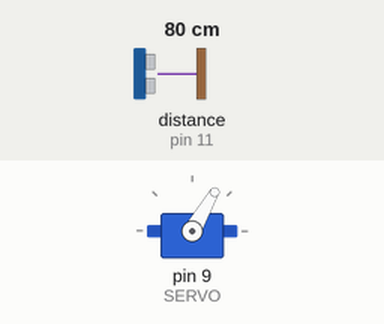
Bench run of a sketch on a simulated Arduino Uno, built with avr-gcc and run on an emulated ATmega328P. Parts: servo. Inputs (shaded band) come from the test bench; at power-on: distance to the obstacle (sensor on pin 11) 80 cm. The echo pulse lasts 58.3 µs per cm.

Above: at 2.8 s.
2.9 s: distance to the obstacle (sensor on pin 11) set to 21 cm
4.4 s: distance to the obstacle (sensor on pin 11) set to 18 cm
At 5.1 s:
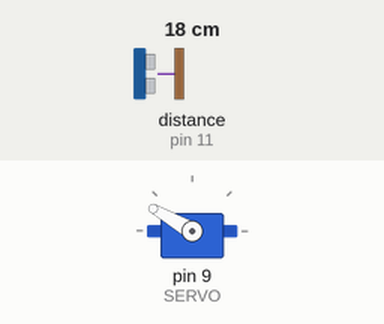
Timing chart, 0 to 10.9 s (numbered marks = the images above; inputs shaded):
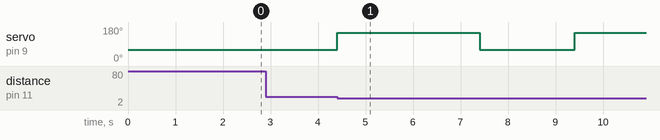

The sketch:

arduino.ino
```cpp
/*
  Title:        APSC 101 U-1 Module 5 Arduino Program Template
  Date:         Jan 5th, 2023
  Description:  This template includes all necessary headers for the arduino headers, as well as the setup.
                To configure your arduino, see the schematic.pdf or device_connection.png located at the root of this repository.
                Only modify the loop() part of this program. Add new functions as necessary. DO NOT MODIFY THE TEMPLATE.
                Please create a new file to make edits.
 */

#include <NewPing.h>      //NewPing library for ultrasonic sensor
#include <Servo.h>        //servo library for servo motor

Servo myservo;            //create servo object to control servo motor

//Ultrasonic definitions
#define ULTRASONIC_GND      10
#define ULTRASONIC_ECHO     11
#define ULTRASONIC_TRIGGER  12
#define ULTRASONIC_VCC      13
#define MAX_DISTANCE        200                                   //maximum distance set to 200 cm
NewPing sonar(ULTRASONIC_TRIGGER, ULTRASONIC_ECHO, MAX_DISTANCE); //initialize NewPing

//Servo Pin definitions
#define SERVO 9

//Switch Pin definitions
#define SWITCH 8

#define Close 150
#define Open 60

void setup() {
  //Serial Debug Setup
  Serial.begin(9600);

  //Ultrasonic Setup
  pinMode(ULTRASONIC_ECHO, INPUT);
  pinMode(ULTRASONIC_TRIGGER, OUTPUT);
  pinMode(ULTRASONIC_GND, OUTPUT);
  pinMode(ULTRASONIC_VCC, OUTPUT);
  digitalWrite(ULTRASONIC_GND,LOW);
  digitalWrite(ULTRASONIC_VCC, HIGH);

  //Servo Motor Setup
  myservo.attach(SERVO);

  //Switch Setup
  pinMode(SWITCH, INPUT);
}

void loop() {
  int val = 1;

  myservo.write(Open);             //Opne and close values are defined above and can be changed to the desired servo motor angles
  delay(2000);

  while (val == 1) {
    int distance = sonar.ping_cm();
    if (distance < 20) {         //distance (7) can be changed to the desired sensor height
      val = 0;
    }
  }

  myservo.write(Close);
  delay(3000);                                  //Delay before opening again can be extended or shortened


}
```

Measured:
- the behaviour switches between 20 and 19 cm on distance to the obstacle (sensor on pin 11) (found by bisection; images 0 and 1)
- after the input at 2.9 s, every drawn part: stays the same
- after the input at 4.4 s, servo on pin 9 (SERVO): 60° → 150° at once, → 60° 3.0 s later, → 150° 2.0 s later
